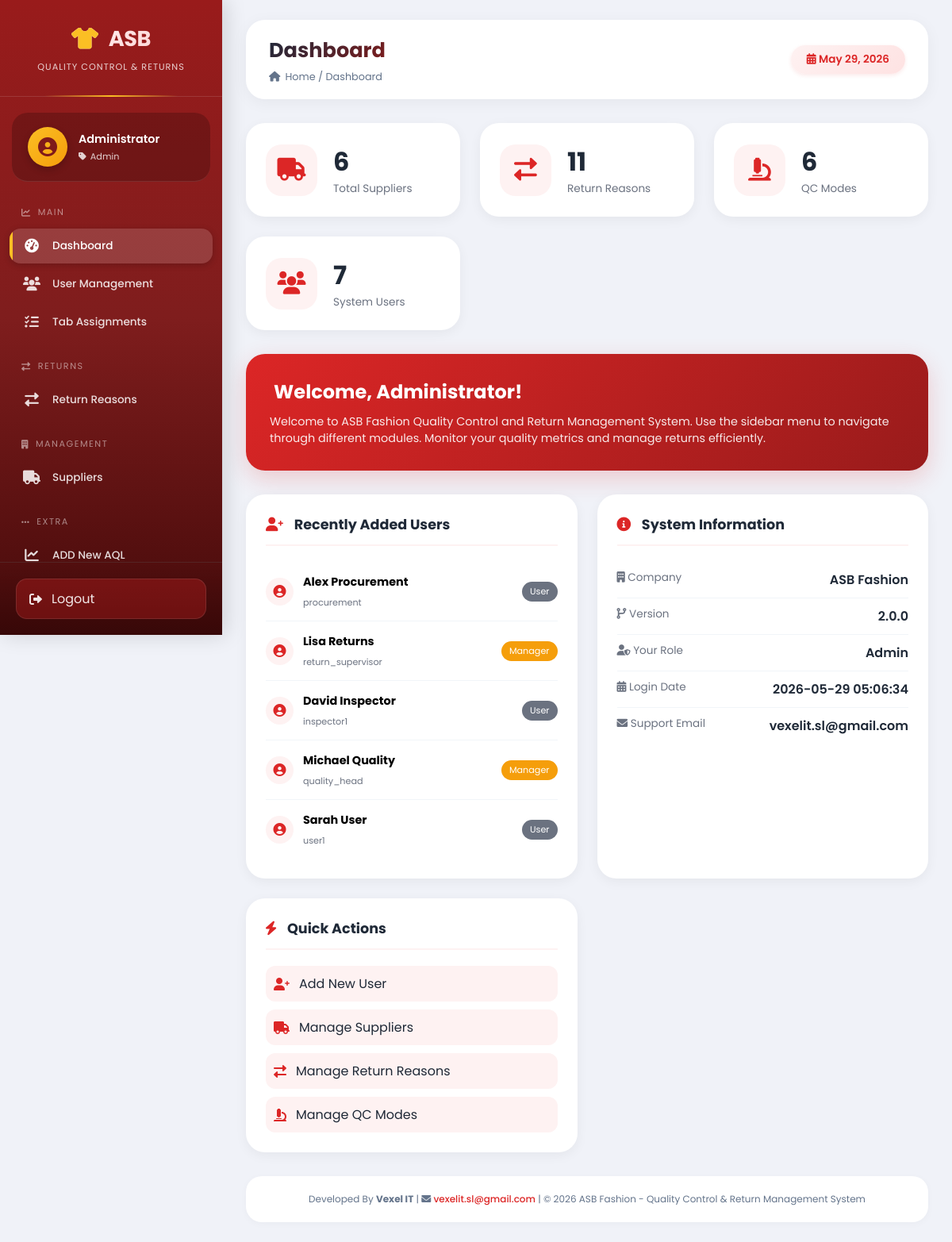
/dashboard.php (signed in), run on the app's committed database.
### tables this page shows
CREATE TABLE `master_tabs` (
  `tab_id` int(11) NOT NULL,
  `tab_name` varchar(100) NOT NULL,
  `show_name` varchar(100) NOT NULL,
  `description` text DEFAULT NULL,
  `tab_url` varchar(255) NOT NULL,
  `tab_icon` varchar(50) DEFAULT 'fas fa-link',
  `sort_order` int(11) DEFAULT 0,
  `is_active` tinyint(1) DEFAULT 1,
  `created_at` timestamp NOT NULL DEFAULT current_timestamp()
);

CREATE TABLE `users` (
  `user_id` int(11) NOT NULL,
  `username` varchar(50) NOT NULL,
  `password` varchar(100) NOT NULL,
  `full_name` varchar(100) NOT NULL,
  `email` varchar(100) NOT NULL,
  `role` enum('admin','manager','user') DEFAULT 'user',
  `is_active` tinyint(1) DEFAULT 1,
  `created_at` timestamp NOT NULL DEFAULT current_timestamp()
);

### config/database.php (called while the page is built, shortened)
<?php
function isLoggedIn() {
    return isset($_SESSION['user_id']) && !empty($_SESSION['user_id']);
}
function getUserTabs($pdo) {
    try {
        $role = $_SESSION['role'] ?? 'user';
        if ($role === 'admin') {
            $stmt = $pdo->prepare("SELECT * FROM master_tabs WHERE is_active = 1 ORDER BY sort_order");
            $stmt->execute();
            return $stmt->fetchAll();
        }
    } catch (PDOException $e) {
        error_log("Error fetching user tabs: " . $e->getMessage());
        return [];
    }
}
?>

### dashboard.php (the view, shortened to what this page needs)
<?php
require_once 'config/database.php';
$page_title = 'Dashboard';
$total_suppliers = $pdo->query("SELECT COUNT(*) FROM suppliers")->fetchColumn();
$total_reasons = $pdo->query("SELECT COUNT(*) FROM return_reasons")->fetchColumn();
$total_modes = $pdo->query("SELECT COUNT(*) FROM qc_modes")->fetchColumn();
$total_users = $pdo->query("SELECT COUNT(*) FROM users")->fetchColumn();
$recent_users = $pdo->query("SELECT * FROM users ORDER BY user_id DESC LIMIT 5")->fetchAll();
include 'includes/header.php';
?>
<div class="stats-grid">
    <div class="stat-card">
        <div class="stat-icon" style="background: #fef2f2; color: #dc2626;">
            <i class="fas fa-truck"></i>
        </div>
        <div class="stat-info">
            <h3><?php echo $total_suppliers; ?></h3>
            <p>Total Suppliers</p>
        </div>
    </div>
    <div class="stat-card">
        <div class="stat-icon" style="background: #fef2f2; color: #dc2626;">
            <i class="fas fa-exchange-alt"></i>
        </div>
        <div class="stat-info">
            <h3><?php echo $total_reasons; ?></h3>
            <p>Return Reasons</p>
        </div>
    </div>
    <div class="stat-card">
        <div class="stat-icon" style="background: #fef2f2; color: #dc2626;">
            <i class="fas fa-microscope"></i>
        </div>
        <div class="stat-info">
            <h3><?php echo $total_modes; ?></h3>
            <p>QC Modes</p>
        </div>
    </div>
    <div class="stat-card">
        <div class="stat-icon" style="background: #fef2f2; color: #dc2626;">
            <i class="fas fa-users"></i>
        </div>
        <div class="stat-info">
            <h3><?php echo $total_users; ?></h3>
            <p>System Users</p>
        </div>
    </div>
</div>
<div class="welcome-card">
    <h2><i class="fas fa-waveform"></i> Welcome, <?php echo htmlspecialchars($_SESSION['full_name']); ?>!</h2>
    <p>Welcome to ASB Fashion Quality Control and Return Management System. Use the sidebar menu to navigate through different modules. Monitor your quality metrics and manage returns efficiently.</p>
</div>
<div class="info-grid">
    <div class="info-card">
        <h3><i class="fas fa-user-plus"></i> Recently Added Users</h3>
        <?php if (count($recent_users) > 0): ?>
            <?php foreach ($recent_users as $user): ?>
                <div class="recent-user-item">
                    <div class="user-detail">
                        <i class="fas fa-user-circle"></i>
                        <div>
                            <strong><?php echo htmlspecialchars($user['full_name']); ?></strong>
                            <br>
                            <small><?php echo htmlspecialchars($user['username']); ?></small>
                        </div>
                    </div>
                    <span class="role-badge role-<?php echo $user['role']; ?>">
                        <?php echo ucfirst($user['role']); ?>
                    </span>
                </div>
            <?php endforeach; ?>
        <?php else: ?>
            <p style="color: #6b7280; text-align: center; padding: 20px;">No users found</p>
        <?php endif; ?>
    </div>
    <div class="info-card">
        <h3><i class="fas fa-info-circle"></i> System Information</h3>
        <div class="system-info-item">
            <span><i class="fas fa-building"></i> Company</span>
            <span>ASB Fashion</span>
        </div>
        <div class="system-info-item">
            <span><i class="fas fa-code-branch"></i> Version</span>
            <span>2.0.0</span>
        </div>
        <div class="system-info-item">
            <span><i class="fas fa-user-shield"></i> Your Role</span>
            <span><?php echo ucfirst($_SESSION['role']); ?></span>
        </div>
        <div class="system-info-item">
            <span><i class="fas fa-calendar-alt"></i> Login Date</span>
            <span><?php echo date('Y-m-d H:i:s'); ?></span>
        </div>
        <div class="system-info-item">
            <span><i class="fas fa-envelope"></i> Support Email</span>
            <span>vexelit.sl@gmail.com</span>
        </div>
    </div>
    <div class="info-card">
        <h3><i class="fas fa-bolt"></i> Quick Actions</h3>
        <div style="display: flex; flex-direction: column; gap: 10px;">
            <?php if ($_SESSION['role'] == 'admin'): ?>
                <a href="users.php" style="display: flex; align-items: center; gap: 12px; padding: 10px; background: #fef2f2; border-radius: 12px; text-decoration: none; color: #1f2937; transition: all 0.3s;">
                    <i class="fas fa-user-plus" style="color: #dc2626;"></i>
                    <span>Add New User</span>
                </a>
            <?php endif; ?>
            <a href="suppliers.php" style="display: flex; align-items: center; gap: 12px; padding: 10px; background: #fef2f2; border-radius: 12px; text-decoration: none; color: #1f2937; transition: all 0.3s;">
                <i class="fas fa-truck" style="color: #dc2626;"></i>
                <span>Manage Suppliers</span>
            </a>
            <a href="return_reasons.php" style="display: flex; align-items: center; gap: 12px; padding: 10px; background: #fef2f2; border-radius: 12px; text-decoration: none; color: #1f2937; transition: all 0.3s;">
                <i class="fas fa-exchange-alt" style="color: #dc2626;"></i>
                <span>Manage Return Reasons</span>
            </a>
            <a href="qc_modes.php" style="display: flex; align-items: center; gap: 12px; padding: 10px; background: #fef2f2; border-radius: 12px; text-decoration: none; color: #1f2937; transition: all 0.3s;">
                <i class="fas fa-microscope" style="color: #dc2626;"></i>
                <span>Manage QC Modes</span>
            </a>
        </div>
    </div>
</div>
<?php include 'includes/footer.php'; ?>

### includes/header.php (shortened to what this page needs)
<?php
$user_tabs = getUserTabs($pdo);
?>
<!DOCTYPE html>
<html lang="en">
<head>
    <link rel="stylesheet" href="https://cdnjs.cloudflare.com/ajax/libs/font-awesome/6.0.0-beta3/css/all.min.css">
</head>
<body>
<div class="dashboard-container">
    <aside class="sidebar" id="sidebar">
        <div class="sidebar-header">
            <h2><i class="fas fa-tshirt"></i> ASB</h2>
            <p>QUALITY CONTROL & RETURNS</p>
        </div>
        <div class="user-profile">
            <div class="user-avatar">
                <i class="fas fa-user-circle"></i>
            </div>
            <div class="user-info">
                <h4><?php echo htmlspecialchars($_SESSION['full_name'] ?? 'Guest'); ?></h4>
                <p><i class="fas fa-tag"></i> <?php echo ucfirst($_SESSION['role'] ?? 'Guest'); ?></p>
            </div>
        </div>
        <nav class="sidebar-nav">
            <?php
            $tabGroups = [
                'MAIN' => [
                    'icon' => 'fa-chart-line',
                    'tabs' => ['dashboard', 'users', 'tab_assignments']
                ],
                'QUALITY CONTROL' => [
                    'icon' => 'fa-microscope',
                    'tabs' => ['qc_modes', 'aql', 'inspections']
                ],
                'RETURNS' => [
                    'icon' => 'fa-exchange-alt',
                    'tabs' => ['return_reasons', 'returns']
                ],
                'MANAGEMENT' => [
                    'icon' => 'fa-building',
                    'tabs' => ['suppliers', 'products', 'categories']
                ]
            ];
            $current_page = basename($_SERVER['PHP_SELF']);
            function renderNavItems($tabs, $current_page, $user_tabs) {
                foreach ($user_tabs as $tab):
                    if (in_array($tab['tab_name'], $tabs)):
                        $active = ($current_page == $tab['tab_url']) ? 'active' : '';
            ?>
                        <a href="<?php echo $tab['tab_url']; ?>" class="nav-item <?php echo $active; ?>">
                            <i class="<?php echo $tab['tab_icon']; ?>"></i>
                            <span><?php echo htmlspecialchars($tab['show_name']); ?></span>
                        </a>
            <?php
                    endif;
                endforeach;
            }
            foreach ($tabGroups as $sectionName => $section):
                $hasTabs = false;
                foreach ($user_tabs as $tab) {
                    if (in_array($tab['tab_name'], $section['tabs'])) {
                        $hasTabs = true;
                        break;
                    }
                }
                if ($hasTabs):
            ?>
                <div class="nav-section">
                    <div class="nav-section-title">
                        <i class="fas <?php echo $section['icon']; ?>"></i>
                        <?php echo $sectionName; ?>
                    </div>
                    <?php renderNavItems($section['tabs'], $current_page, $user_tabs); ?>
                </div>
            <?php
                endif;
            endforeach;
            $allGroupedTabs = [];
            foreach ($tabGroups as $group) {
                $allGroupedTabs = array_merge($allGroupedTabs, $group['tabs']);
            }
            $other_tabs = array_filter($user_tabs, function($tab) use ($allGroupedTabs) {
                return !in_array($tab['tab_name'], $allGroupedTabs);
            });
            if (!empty($other_tabs)):
            ?>
            <div class="nav-section">
                <div class="nav-section-title">
                    <i class="fas fa-ellipsis-h"></i>
                    EXTRA
                </div>
                <?php foreach ($other_tabs as $tab):
                    $active = ($current_page == $tab['tab_url']) ? 'active' : '';
                ?>
                    <a href="<?php echo $tab['tab_url']; ?>" class="nav-item <?php echo $active; ?>">
                        <i class="<?php echo $tab['tab_icon']; ?>"></i>
                        <span><?php echo htmlspecialchars($tab['show_name']); ?></span>
                    </a>
                <?php endforeach; ?>
            </div>
            <?php endif; ?>
        </nav>
        <div class="sidebar-footer">
            <a href="logout.php" class="logout-btn">
                <i class="fas fa-sign-out-alt"></i>
                <span>Logout</span>
            </a>
        </div>
    </aside>
    <main class="main-content">
        <div class="top-bar">
            <div class="page-title">
                <h1><?php echo $page_title ?? 'Dashboard'; ?></h1>
                <p><i class="fas fa-home"></i> Home / <?php echo $page_title ?? 'Dashboard'; ?></p>
            </div>
            <div class="date-badge">
                <i class="fas fa-calendar-alt"></i> <?php echo date('F j, Y'); ?>
            </div>
        </div>

### includes/footer.php
        <div class="footer">
            <p>Developed By <strong>Vexel IT</strong> | <i class="fas fa-envelope"></i> <a href="mailto:vexelit.sl@gmail.com">vexelit.sl@gmail.com</a> | &copy; <?php echo date('Y'); ?> ASB Fashion - Quality Control & Return Management System</p>
        </div>
    </main>
</div>
</body>
</html>

### dashboard.php (style rules this page uses)
.stats-grid { display: grid; grid-template-columns: repeat(auto-fit, minmax(240px, 1fr)); gap: 25px; margin-bottom: 30px; }
.stat-card { background: white; border-radius: 24px; padding: 25px; display: flex; align-items: center; gap: 20px; box-shadow: 0 4px 15px rgba(0,0,0,0.05); transition: transform 0.3s, box-shadow 0.3s; cursor: pointer; }
.stat-icon { width: 65px; height: 65px; border-radius: 20px; display: flex; align-items: center; justify-content: center; font-size: 1.8rem; }
.stat-info h3 { font-size: 2rem; font-weight: 700; color: #1f2937; }
.stat-info p { color: #6b7280; font-size: 0.85rem; }
.welcome-card { background: linear-gradient(135deg, #dc2626, #991b1b); border-radius: 24px; padding: 30px; margin-bottom: 30px; color: white; box-shadow: 0 10px 30px rgba(220,38,38,0.2); }
.welcome-card h2 { font-size: 1.5rem; margin-bottom: 10px; }
.welcome-card p { opacity: 0.9; font-size: 0.9rem; }
.info-grid { display: grid; grid-template-columns: repeat(auto-fit, minmax(300px, 1fr)); gap: 25px; margin-bottom: 30px; }
.info-card { background: white; border-radius: 24px; padding: 25px; box-shadow: 0 4px 15px rgba(0,0,0,0.05); }
.info-card h3 { font-size: 1.1rem; margin-bottom: 20px; padding-bottom: 12px; border-bottom: 2px solid #fef2f2; color: #1f2937; }
.info-card h3 i { color: #dc2626; margin-right: 10px; }
.recent-user-item { display: flex; align-items: center; justify-content: space-between; padding: 12px 0; border-bottom: 1px solid #f1f5f9; }
.recent-user-item:last-child { border-bottom: none; }
.user-detail { display: flex; align-items: center; gap: 12px; }
.user-detail i { width: 35px; height: 35px; background: #fef2f2; border-radius: 50%; display: flex; align-items: center; justify-content: center; color: #dc2626; }
.user-detail strong { font-size: 0.9rem; }
.user-detail small { font-size: 0.7rem; color: #6b7280; }
.role-badge { font-size: 0.7rem; padding: 4px 10px; border-radius: 20px; }
.role-manager { background: #f59e0b; color: white; }
.role-user { background: #6b7280; color: white; }
.system-info-item { display: flex; justify-content: space-between; padding: 10px 0; border-bottom: 1px solid #f1f5f9; }
.system-info-item:last-child { border-bottom: none; }
.system-info-item span:first-child { color: #6b7280; font-size: 0.85rem; }
.system-info-item span:last-child { font-weight: 600; color: #1f2937; }

### data on the page
master_tabs: tab_name "dashboard" (drawn), show_name "Dashboard"
master_tabs: show_name "User Management"
master_tabs: show_name "Tab Assignments"
master_tabs: tab_name "return_reasons" (drawn), show_name "Return Reasons"
master_tabs: tab_name "suppliers" (drawn), show_name "Suppliers"
master_tabs: show_name "ADD New AQL"
users: full_name "Alex Procurement", username "procurement", role "User"
users: full_name "Lisa Returns", username "return_supervisor", role "Manager"
users: full_name "David Inspector", username "inspector1", role "User"
users: full_name "Michael Quality", username "quality_head", role "Manager"
users: full_name "Sarah User", username "user1", role "User"

### other printed values
$_SESSION['full_name'] "Administrator"
$_SESSION['role'] "Admin"
$sectionName "MAIN"
$sectionName "RETURNS"
$sectionName "MANAGEMENT"
$page_title "Dashboard"
$total_suppliers "6"
$total_reasons "11"
$total_modes "6"
$total_users "7"
